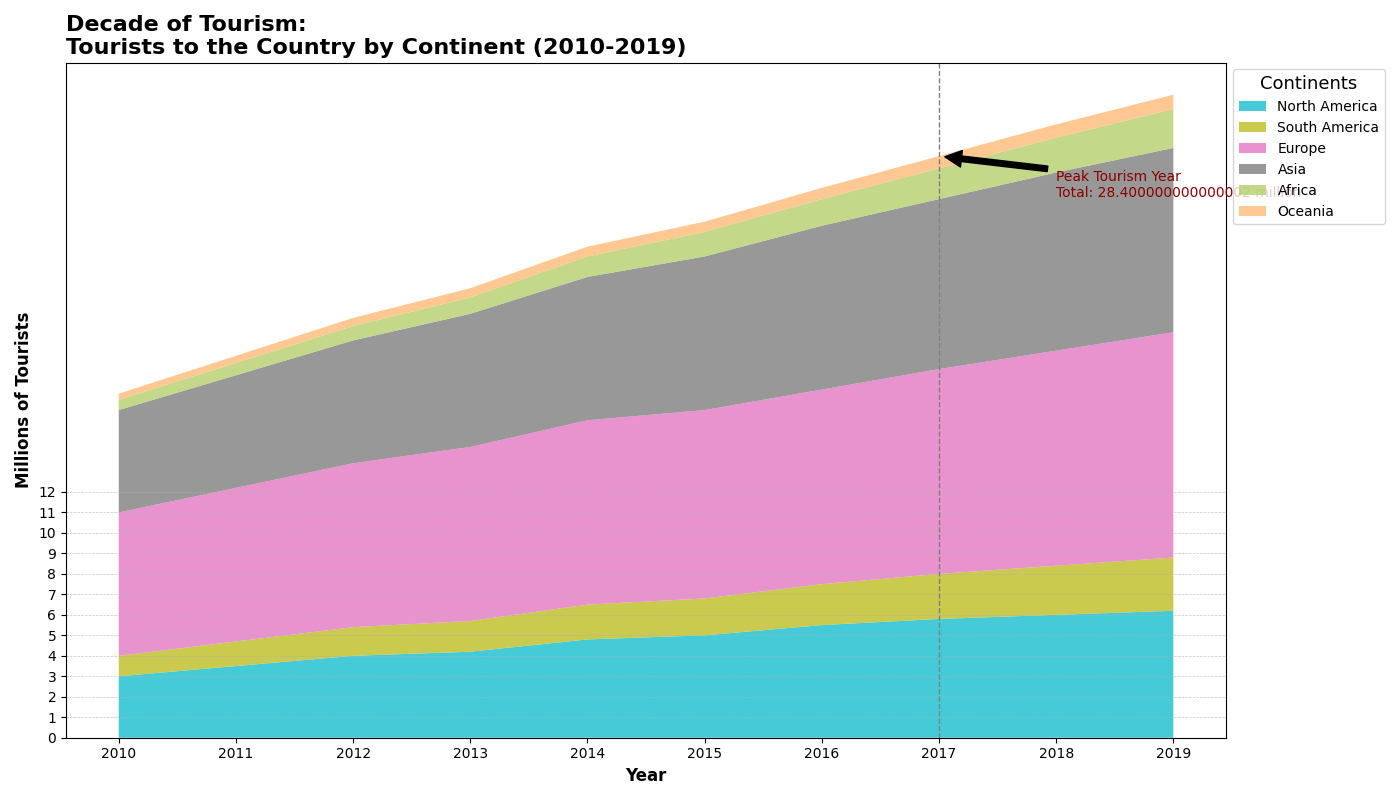

This figure's Python source:
import matplotlib.pyplot as plt
import numpy as np

years = np.arange(2010, 2020)
north_america = np.array([3, 3.5, 4, 4.2, 4.8, 5, 5.5, 5.8, 6, 6.2])
south_america = np.array([1, 1.2, 1.4, 1.5, 1.7, 1.8, 2, 2.2, 2.4, 2.6])
europe = np.array([7, 7.5, 8, 8.5, 9, 9.2, 9.5, 10, 10.5, 11])
asia = np.array([5, 5.5, 6, 6.5, 7, 7.5, 8, 8.3, 8.7, 9])
africa = np.array([0.5, 0.6, 0.7, 0.8, 1, 1.2, 1.3, 1.5, 1.7, 1.9])
oceania = np.array([0.3, 0.35, 0.4, 0.45, 0.48, 0.5, 0.55, 0.6, 0.65, 0.7])

tourism_data = np.vstack([north_america, south_america, europe, asia, africa, oceania])

fig, ax = plt.subplots(figsize=(14, 8))

# New colors for the stacked area chart
new_colors = ['#17becf', '#bcbd22', '#e377c2', '#7f7f7f', '#b5cf6b', '#ffbb78']

ax.stackplot(years, tourism_data, labels=['North America', 'South America', 'Europe', 'Asia', 'Africa', 'Oceania'], colors=new_colors, alpha=0.8)

ax.set_title("Decade of Tourism: \nTourists to the Country by Continent (2010-2019)", fontsize=16, fontweight='bold', loc='left')
ax.set_xlabel('Year', fontsize=12, weight='bold')
ax.set_ylabel('Millions of Tourists', fontsize=12, weight='bold')
ax.legend(loc='upper left', title='Continents', fontsize=10, bbox_to_anchor=(1, 1), title_fontsize='13')

ax.set_xticks(years)
ax.set_yticks(np.arange(0, 13, 1))
ax.yaxis.grid(True, linestyle='--', linewidth=0.5, alpha=0.7)

peak_year = 2017
peak_value = np.sum(tourism_data[:, years == peak_year])
ax.axvline(x=peak_year, color='grey', linestyle='--', lw=1)
ax.annotate(f'Peak Tourism Year\nTotal: {peak_value} million', xy=(peak_year, peak_value), xytext=(peak_year+1, peak_value-2), 
            arrowprops=dict(facecolor='black', shrink=0.05), fontsize=10, color='darkred')

plt.tight_layout()
plt.show()
